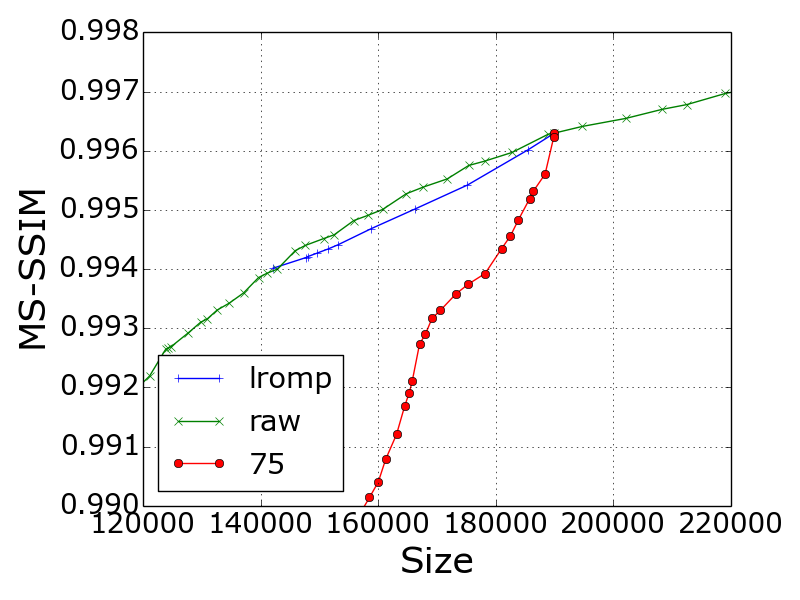

The script that saved this image:
import matplotlib
matplotlib.use('Agg')
import os, sys, glob, commands, pickle, re
import matplotlib.pyplot as plt
from pylab import *
import numpy
import matplotlib.gridspec as gridspec
from plot import *

def get_lromp():
	ls = open("lromp_msssim.out").readlines()
	x = []
	y1 = []
	y2 = []
	for l in ls:
		q = re.match("2 (.*) size (.*) psnr (.*) ssim (.*)", l)
		if q == None:
			continue
		x.append(float(q.group(2)))
		y1.append(float(q.group(3)))
		y2.append(float(q.group(4)))
	print x
	print y1
	print y2
	return x, y1, y2

def get_raw():
	ls = open("icassp_fromraw_msssim.out").readlines()
	x = []
	y1 = []
	y2 = []
	flag = False
	for l in ls:
		q = re.match("size (.*) psnr (.*) ssim (.*)", l)
		if q == None:
			if l.find("75") != -1:
				flag = True
			continue
		if flag == True:
			a = float(q.group(1))
			b = float(q.group(2))
			c = float(q.group(3))
			flag = False
		x.append(float(q.group(1)))
		y1.append(float(q.group(2)))
		y2.append(float(q.group(3)))
	print x
	print y1
	print y2
	return x, y1, y2, a, b, c

def get_75():
	ls = open("icassp_from_q_msssim.out").readlines()
	x = []
	y1 = []
	y2 = []
	for l in ls:
		q = re.match("size (.*) psnr (.*) ssim (.*)", l)
		if q == None:
			continue
		x.append(float(q.group(1)))
		y1.append(float(q.group(2)))
		y2.append(float(q.group(3)))
	print x
	print y1
	print y2
	return x, y1, y2

x_lromp, lromp_psnr, lromp_ssim = get_lromp()
x_raw, raw_psnr, raw_ssim, a,b,c = get_raw()
x_75, _75_psnr, _75_ssim = get_75()

x_lromp = [a] + x_lromp
lromp_psnr = [b] + lromp_psnr
lromp_ssim = [c] + lromp_ssim

x_75 = [a] + x_75
_75_psnr= [b] + _75_psnr
_75_ssim = [c] + _75_ssim

fig = plt.figure()

#ax = plt.subplot(gs[0])
ax2 = plt.subplot(111)

#ax = fig.add_subplot(121)
#ax2 = fig.add_subplot(122)
ax2.set_ylabel("MS-SSIM", fontsize = label_font_size)
ax2.set_xlabel("Size", fontsize = label_font_size)
ax2.plot(x_lromp, lromp_ssim, "-+")
ax2.plot(x_raw, raw_ssim, "-x")
ax2.plot(x_75, _75_ssim, "-o")
#ax.set_title("Saving=%.3f, Decoding=%.3fMS"%(saving, decoding))
ax2.grid()
ax2.set_xlim([120000,220000])
ax2.set_ylim([0.990,0.998])
#legend = []
#ax2.set_ylim(ax2.get_ylim()[::-1])
#ax2.set_xlim([1.12*ax2_minx,1.12*ax2_maxx])
#ax2.set_xlim([-800, 600])

#ax.set_xlim([0,4500])

#ax.set_xticks([0,1000,2000,3000,4000])
#ax2.set_xticks([-500,0,500])
#ax2.set_yticklabels([])
#ax2.set_yticklabels(["0","0.9","0.99"])



#ax.plot(OB_x, OB_y)
#legend.append("Origin to Backend")

#legend[legend.index("L-ROMP-Same-Size")] = "L-ROMP'"

ax2.legend(["lromp", "raw", "75"], 3, fontsize=legend_font_size)
#ax.legend(["W/o Re-Compression", "W/ Re-Compression"], 4)

#ax.set_xscale("log")
#ax.set_yscale("log")

set_plt(plt)
#set_ax(ax)
set_ax(ax2)


savefig("plot_msssim.png")#final_%d_.png"%(tested_file_size))
savefig("plot_msssim.eps")#%(tested_file_size))

plt.tight_layout()
plt.close("all")
